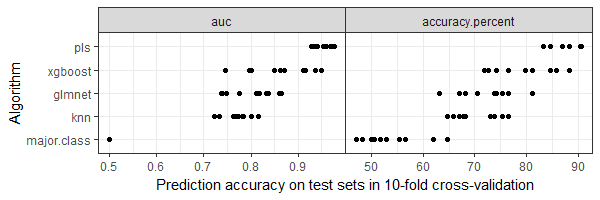

Write R code to recreate this figure.
source("packages.R")

mayan <- fread("Mayan_folds.csv")

pred.csv.vec <- Sys.glob("predictions/*.csv")

evaluation.list <- list()
for(pred.csv in pred.csv.vec){
  algorithm <- sub(".csv", "", basename(pred.csv))
  pred.dt <- fread(pred.csv)
  label.pred <- data.table(pred.dt, mayan)
  evaluation.list[[pred.csv]] <- label.pred[, {
    roc.dt <- WeightedROC::WeightedROC(pred.prob, pyramid)
    is.correct <- ifelse(0.5 < pred.prob, 1, 0) == pyramid
    data.table(
      algorithm,
      accuracy.percent=100*mean(is.correct),
      auc=WeightedROC::WeightedAUC(roc.dt))
  }, by=list(fold)]
}
evaluation <- do.call(rbind, evaluation.list)
eval.tall <- melt(evaluation, measure.vars=c("accuracy.percent", "auc"))
eval.stats <- eval.tall[, list(
  mean=mean(value),
  median=median(value)
), by=list(algorithm, variable)]
eval.ord <- eval.stats[variable=="accuracy.percent"][order(median)]
eval.tall[, Algorithm := factor(algorithm, eval.ord$algorithm)]

eval.tall[, var.fac := factor(variable, c("auc", "accuracy.percent"))]
gg <- ggplot()+
  theme_bw()+
  theme(panel.margin=grid::unit(0, "lines"))+
  facet_grid(. ~ var.fac, scales="free")+
  geom_point(aes(
    value, Algorithm),
    data=eval.tall)+
  xlab("Prediction accuracy on test sets in 10-fold cross-validation")
png("figure-evaluate.png", 6, 2, units="in", res=100)
print(gg)
dev.off()
